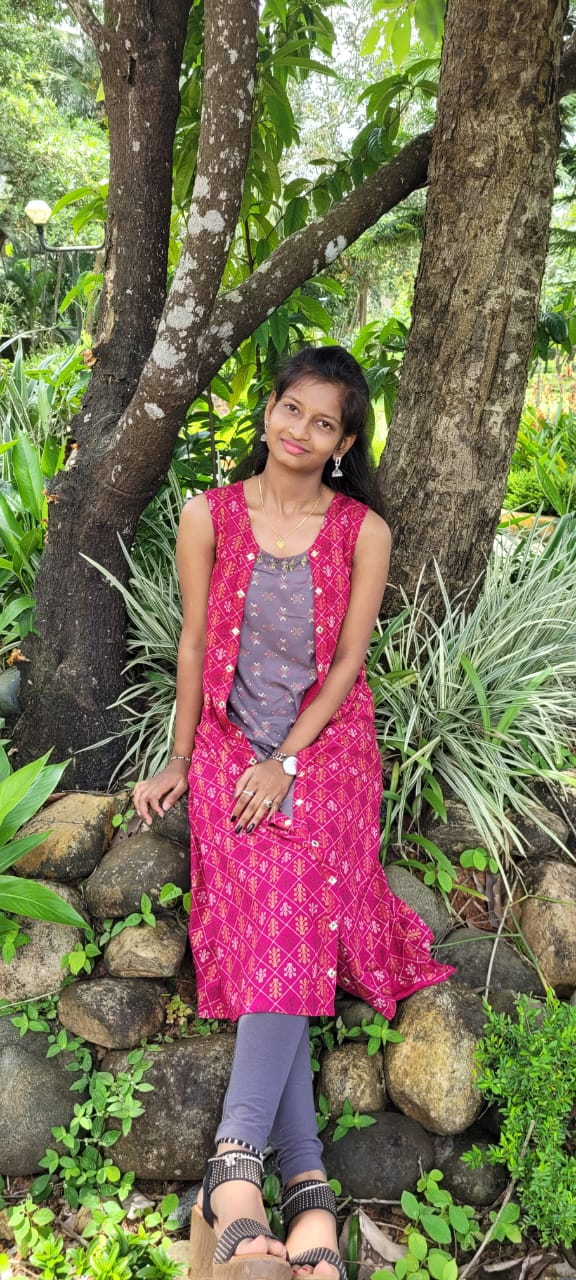
#> input picture PIC.jpg, 576 x 1280 px
$ python face.py
#> lines starting #> are read from the running program, lines starting #| are printed output that depends on the picture; after the words box and inside, x2 and y2 are one past the last pixel; in counts of white or black regions, pixels touching at a corner belong together
import cv2
imagePath = 'PIC.jpg'
img = cv2.imread("PIC.jpg")
#> img is the input picture: shape (1280, 576, 3); mean B, G, R 88.3, 114.1, 124.5
gray_image = cv2.cvtColor(img, cv2.COLOR_BGR2GRAY)
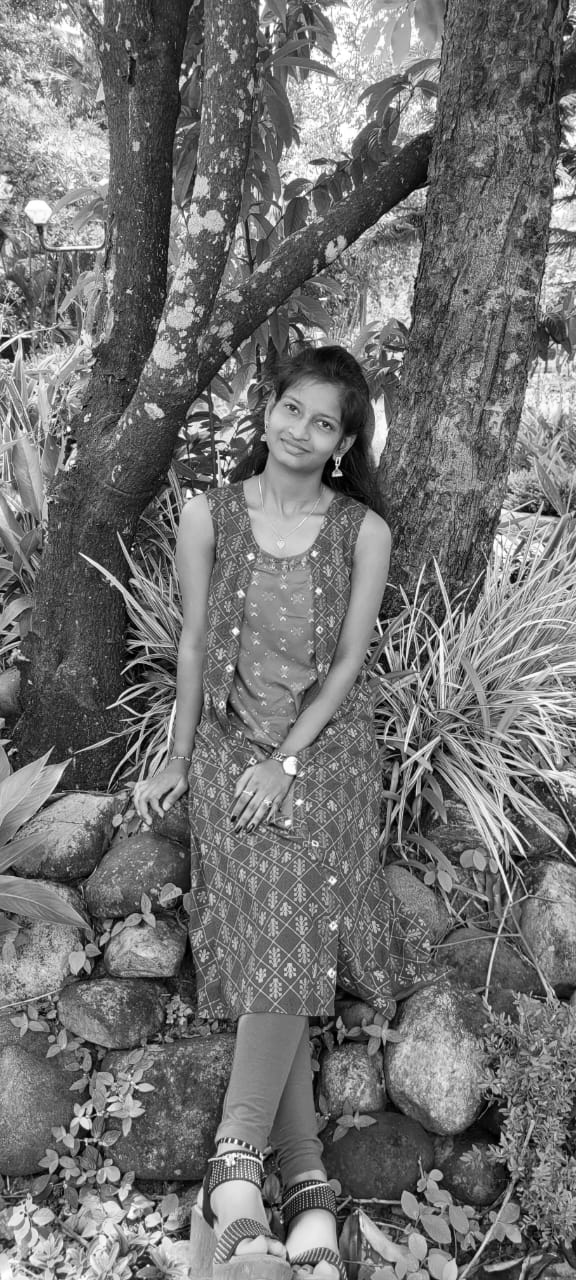
#> gray_image: shape (1280, 576); min 0, max 255, mean 114.3
face_classifier = cv2.CascadeClassifier(
    cv2.data.haarcascades + "haarcascade_frontalface_default.xml"
)
face = face_classifier.detectMultiScale(
    gray_image, scaleFactor=1.1, minNeighbors=5, minSize=(40, 40)
)
#> face = [[391, 1003, 92, 92], [254, 377, 100, 100]]
for (x, y, w, h) in face:
    cv2.rectangle(img, (x, y), (x + w, y + h), (0, 255, 0), 4)
#> this loop made 2 passes
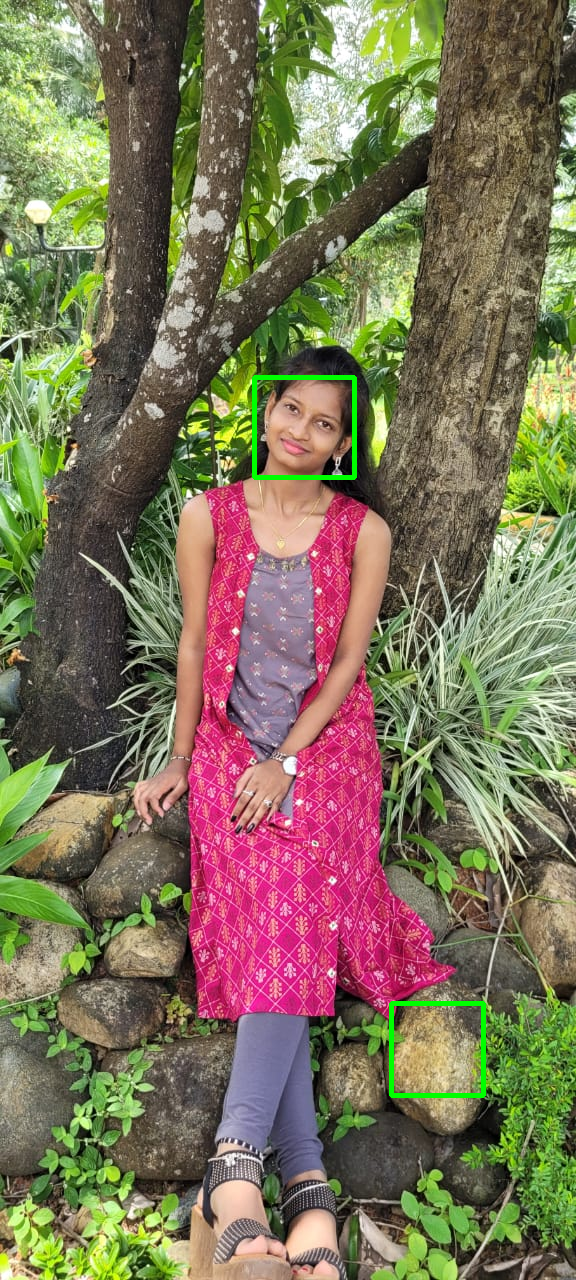
#> img: shape (1280, 576, 3); 0.52% of pixels changed, all inside (x1, y1, x2, y2) = (252, 375, 486, 1098)
img_rgb = cv2.cvtColor(img, cv2.COLOR_BGR2RGB)
cv2.imshow("output",img_rgb)
cv2.waitKey(0)
